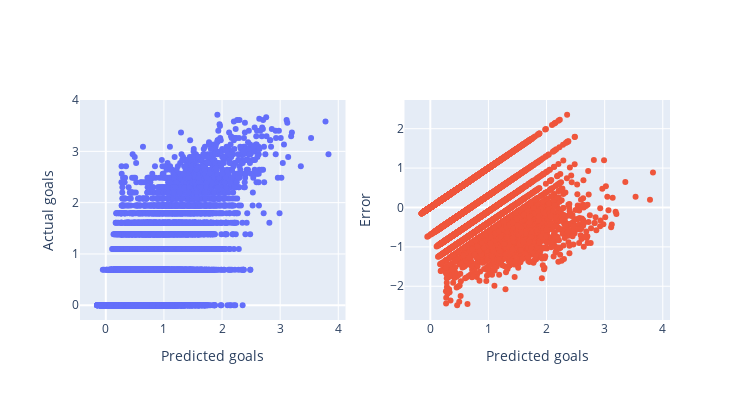

Notebook code cell kept with this figure:
### Markdown cell above
And our errors look kind of weird - it suggests we haven't extracted all the information. We could try a polynomial feature set, or a decision tree regressor

### Code cell
scatter(predictions,y_log,errors)

### Figure 1 — Plotly figure (JSON) as saved in the notebook; plotly's stock layout.template omitted (floating-point values rounded to 4 significant figures; data arrays with more than 128 entries replaced by an {"elided": "..."} marker saying what was removed)
{"data": [{"mode": "markers", "type": "scatter", "x": {"elided": "10904 float values"}, "xaxis": "x", "y": {"elided": "10904 float values"}, "yaxis": "y"}, {"mode": "markers", "type": "scatter", "x": {"elided": "10904 float values"}, "xaxis": "x2", "y": {"elided": "10904 float values"}, "yaxis": "y2"}], "layout": {"height": 400, "showlegend": false, "width": 750, "xaxis": {"anchor": "y", "domain": [0, 0.45], "title": {"text": "Predicted goals"}}, "xaxis2": {"anchor": "y2", "domain": [0.55, 1], "title": {"text": "Predicted goals"}}, "yaxis": {"anchor": "x", "domain": [0, 1], "title": {"text": "Actual goals"}}, "yaxis2": {"anchor": "x2", "domain": [0, 1], "title": {"text": "Error"}}}}
